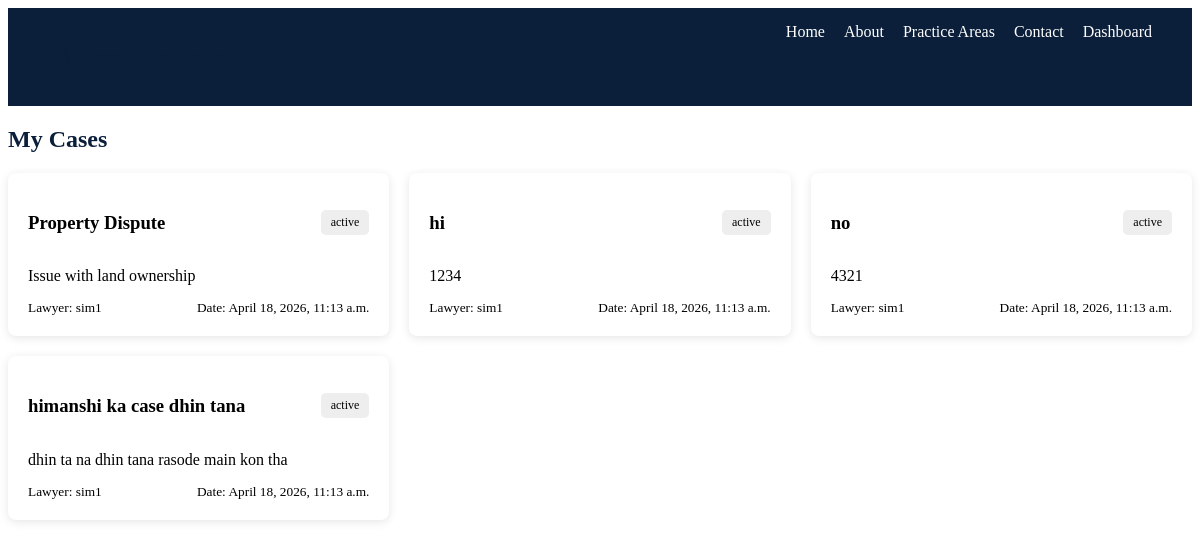
The app's page /cases/my-cases/ (signed in) with its own data.
### cases/models.py (models this page shows, shortened)
class Case(models.Model):
    client = models.ForeignKey(User, on_delete=models.CASCADE, related_name='client_cases')
    lawyer = models.ForeignKey(User, on_delete=models.CASCADE, related_name='lawyer_cases')
    title = models.CharField(max_length=200)
    description = models.TextField()
    status = models.CharField(max_length=20, default='active')
    created_at = models.DateTimeField(auto_now_add=True)

### accounts/models.py (models this page shows)
class User(AbstractUser):
    ROLE_CHOICES = (
        ('lawyer', 'Lawyer'),
        ('client', 'Client'),
    )
    role = models.CharField(max_length=10, choices=ROLE_CHOICES)

### cases/views.py (the view)
# urls.py: path('my-cases/', client_cases, name='client_cases'),
@login_required
def client_cases(request):
    if request.user.role != 'client':
        return render(request, 'base.html')
    cases = Case.objects.filter(client=request.user).order_by('-created_at')
    return render(request, 'cases/client_cases.html', {
        'cases': cases
    })

### templates/cases/client_cases.html
{% extends 'base.html' %}
{% block content %}
<div class="dashboard">
    <h2>My Cases</h2>
    <div class="grid">
        {% for case in cases %}
        <div class="request-card">
            <div class="card-header">
                <h3>{{ case.title }}</h3>
                <span class="status">{{ case.status }}</span>
            </div>
            <p class="desc">{{ case.description }}</p>
            <div class="card-footer">
                <small>Lawyer: {{ case.lawyer }}</small>
                <small>Date: {{ case.created_at }}</small>
            </div>
        </div>
        {% empty %}
            <p>No cases yet</p>
        {% endfor %}
    </div>
</div>
{% endblock %}

### static/css/style.css (style rules this page uses)
h2 { margin-bottom: 20px; color: #0b1f3a; }
.grid { display: grid; grid-template-columns: repeat(3, 1fr); gap: 20px; }
.request-card { background: white; padding: 20px; border-radius: 8px; box-shadow: 0px 2px 10px rgba(0,0,0,0.1); }
.card-header { display: flex; justify-content: space-between; align-items: center; }
.status { background: #eee; padding: 5px 10px; font-size: 12px; border-radius: 5px; }
.desc { margin: 15px 0; }
.card-footer { display: flex; justify-content: space-between; align-items: center; }

### records on screen
Case: title "Property Dispute", status "active", description "Issue with land ownership", lawyer "sim1", created_at "April 18, 2026, 11:13 a.m."
Case: title "hi", status "active", description "1234", lawyer "sim1", created_at "April 18, 2026, 11:13 a.m."
Case: title "no", status "active", description "4321", lawyer "sim1", created_at "April 18, 2026, 11:13 a.m."
Case: title "himanshi ka case dhin tana", status "active", description "dhin ta na dhin tana rasode main kon tha", lawyer "sim1", created_at "April 18, 2026, 11:13 a.m."
